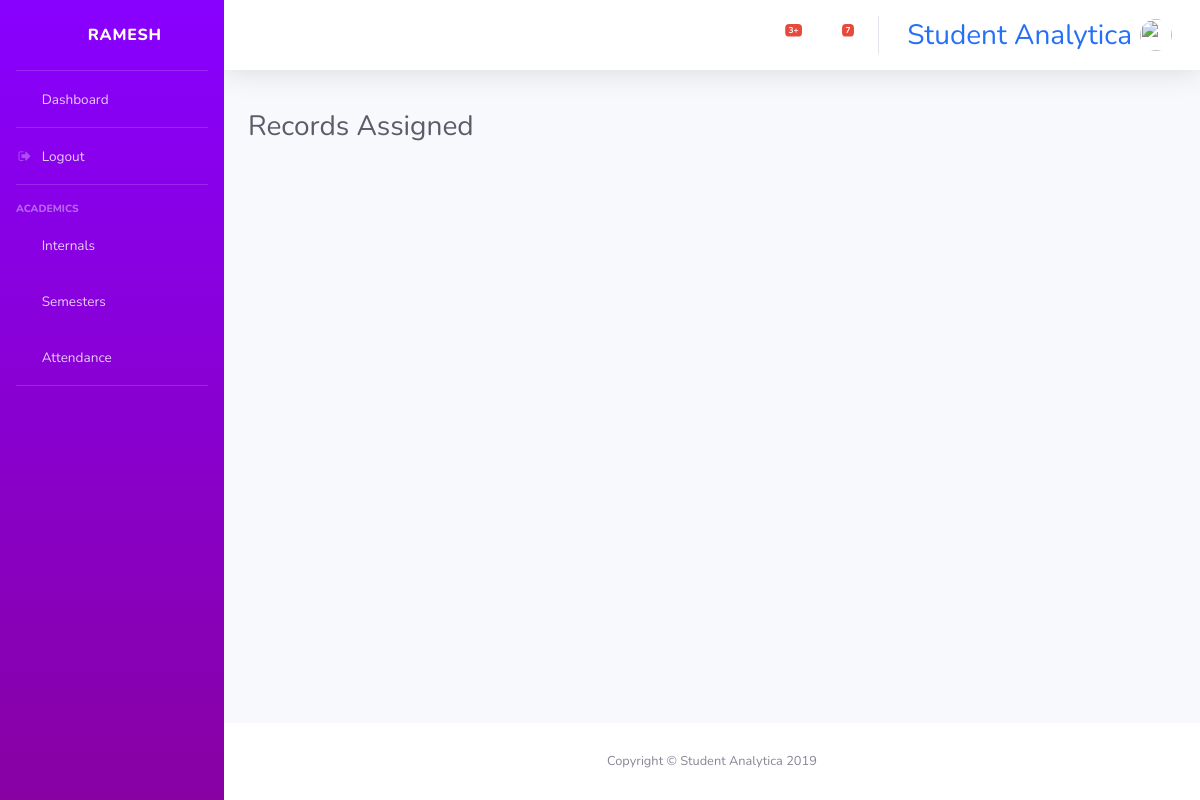
The app's page /semester/assigned_semesters/ (signed in), older data.
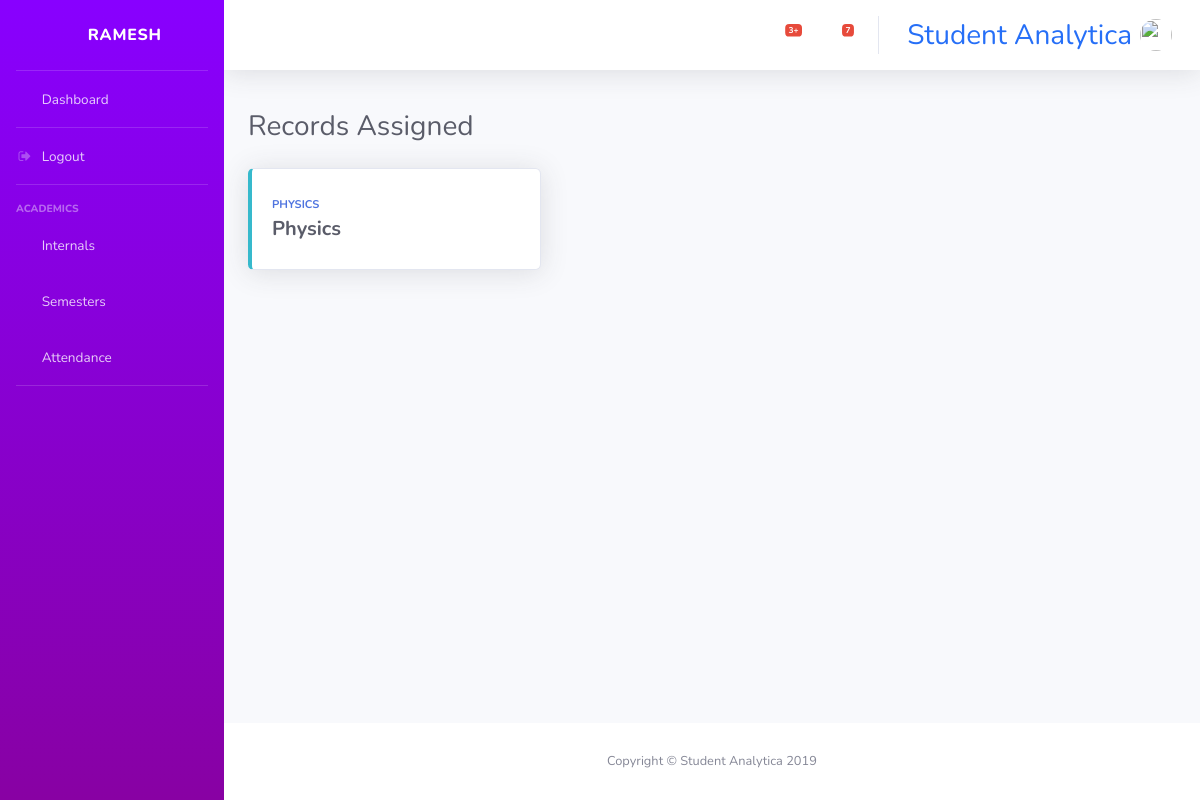
The same page, newer data.
### console/models.py (models this page shows, shortened)
class SemAssign(models.Model):
    staff = models.ForeignKey(User, on_delete=models.DO_NOTHING)
    semester = models.ForeignKey(Subject, on_delete=models.DO_NOTHING, default=1)
    department = models.CharField(max_length=5, choices=c.DEPT, default='MECH')

class Subject(models.Model):
    subname = models.CharField(max_length=100)
    subcode = models.CharField(max_length=7, unique=True)
    subcred = models.CharField(max_length=2, choices=c.CRED, default='1')
    sem = models.CharField(max_length=1, choices=c.SEM, default='1')
    def __str__(self):
        return self.subname

### console/views/semesters.py (the view)
def assigned_semesters(request):
    if request.user.user_type == "ADMIN" or request.user.user_type == "" or request.user.user_type == "STAFF" or request.user.user_type == "HOD":
        context={
            'classes': SemAssign.objects.filter(staff__username=request.user.username)
        }
        return render(request, 'console/semesters/assigned_semester.html', context)
    elif request.user.user_type == "STUDENT" or request.user.user_type == "REPRESENTATIVE":
        return redirect('semesters')

### console/templates/console/semesters/assigned_semester.html
{% extends "base.html" %}
{% block content %}
<br>
<div class="d-sm-flex align-items-center justify-content-between mb-4">
<h1 class="h3 mb-0 text-gray-800">Records Assigned</h1>
</div>
<div class="row">
{% for class in classes %}
<div class="col-xl-4 col-md-6 mb-4">
    <a href="{% url 'semesters' %}?subject-query={{class.semester.subcode}}" style="text-decoration: none;">
        <div class="card border-left-info shadow h-100 py-2">
            <div class="card-body">
                <div class="row no-gutters align-items-center">
                    <div class="col mr-2">
                        <div class="text-xs font-weight-bold text-primary text-uppercase mb-1">{{class.semester}}</div>
                        <div class="h5 mb-0 font-weight-bold text-gray-800">{{class.semester}}</div>
                    </div>
                    <div class="col-auto">
                        <i class="fas fa-book-reader fa-2x text-gray-300"></i>
                    </div>
                </div>
            </div>
        </div>
    </a>
</div>
{% endfor %}
</div>
{% endblock content %}

Row changes from the older to the newer data that the page shows:
added SemAssign: semester "PHYSICS", semester "Physics"
